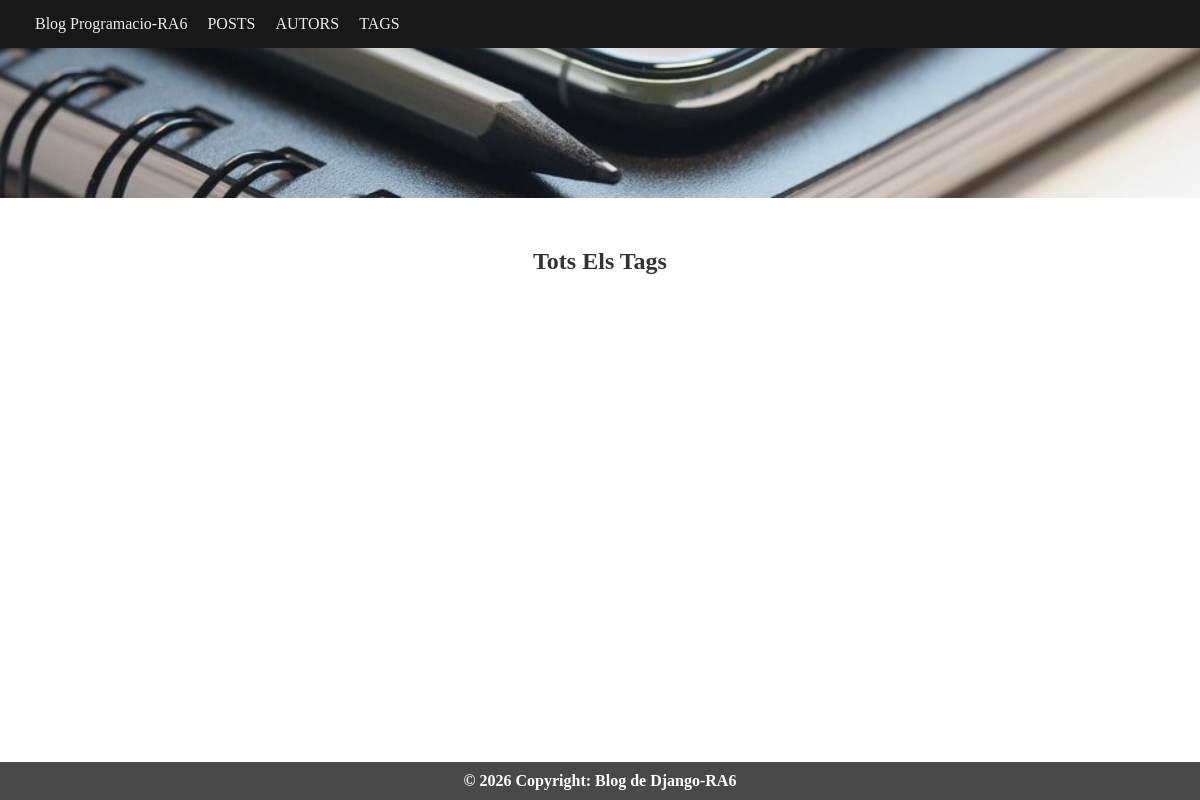
The page /tags/ on the database as committed earlier.
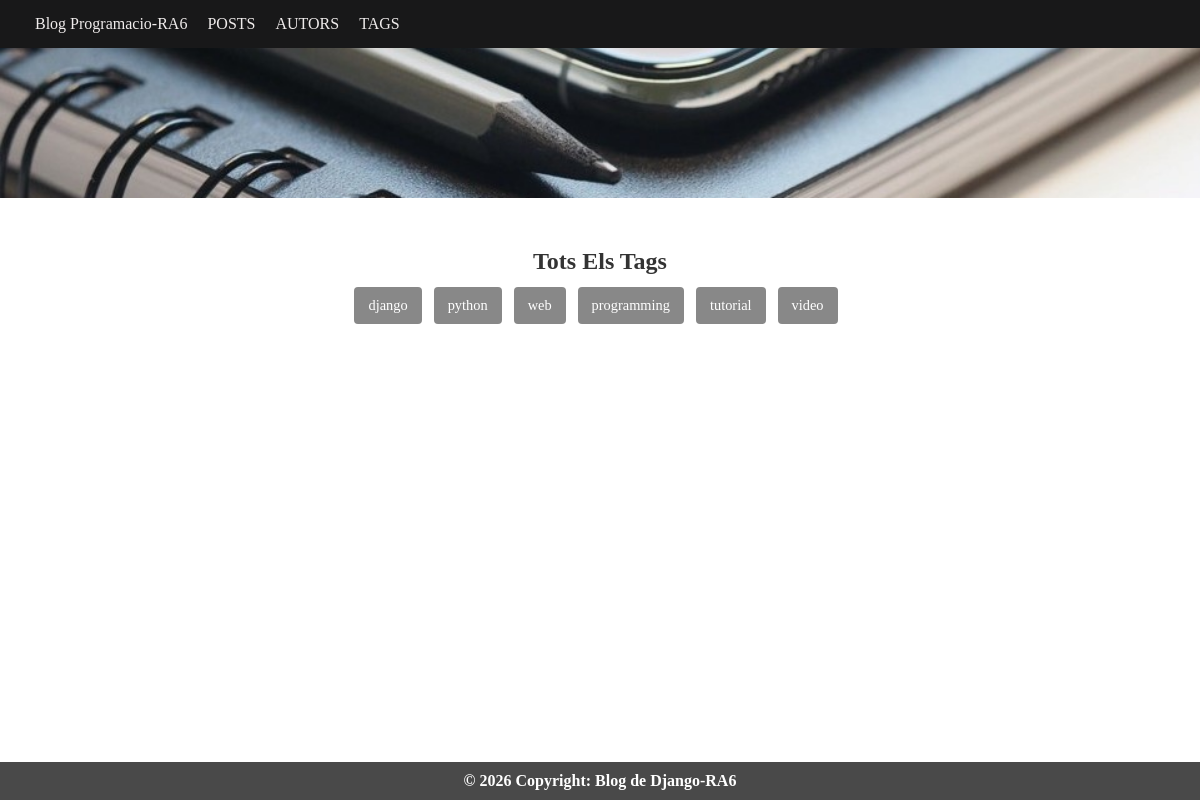
The same page on the database as committed later.
### blog/models.py (models this page shows, shortened)
class Tag(models.Model):
    nom_tag = models.CharField(max_length=20)

### blog/views.py (the view)
# urls.py: path('tags/', views.tag_list, name="tags-page"),
def tag_list(request):
    tags = Tag.objects.all()
    return render(request, 'blog/tags.html',{
        "tags": tags
    })

### blog/templates/blog/tags.html (shortened to what this page needs)
{% extends 'base.html' %}
{% block content %}
    <div class="tags">
        <h1>Tots Els Tags</h1>
        {% for tag in tags %}
            <a href="{% url 'tag-detail' tag.id %}">
                <span class="tag">{{ tag.nom_tag }}</span>
            </a>
        {% endfor %}
    </div>
{% endblock %}

Rows that differ between the two databases and show on the page:
added Tag: nom_tag "django"
added Tag: nom_tag "python"
added Tag: nom_tag "web"
added Tag: nom_tag "programming"
added Tag: nom_tag "tutorial"
added Tag: nom_tag "video"
